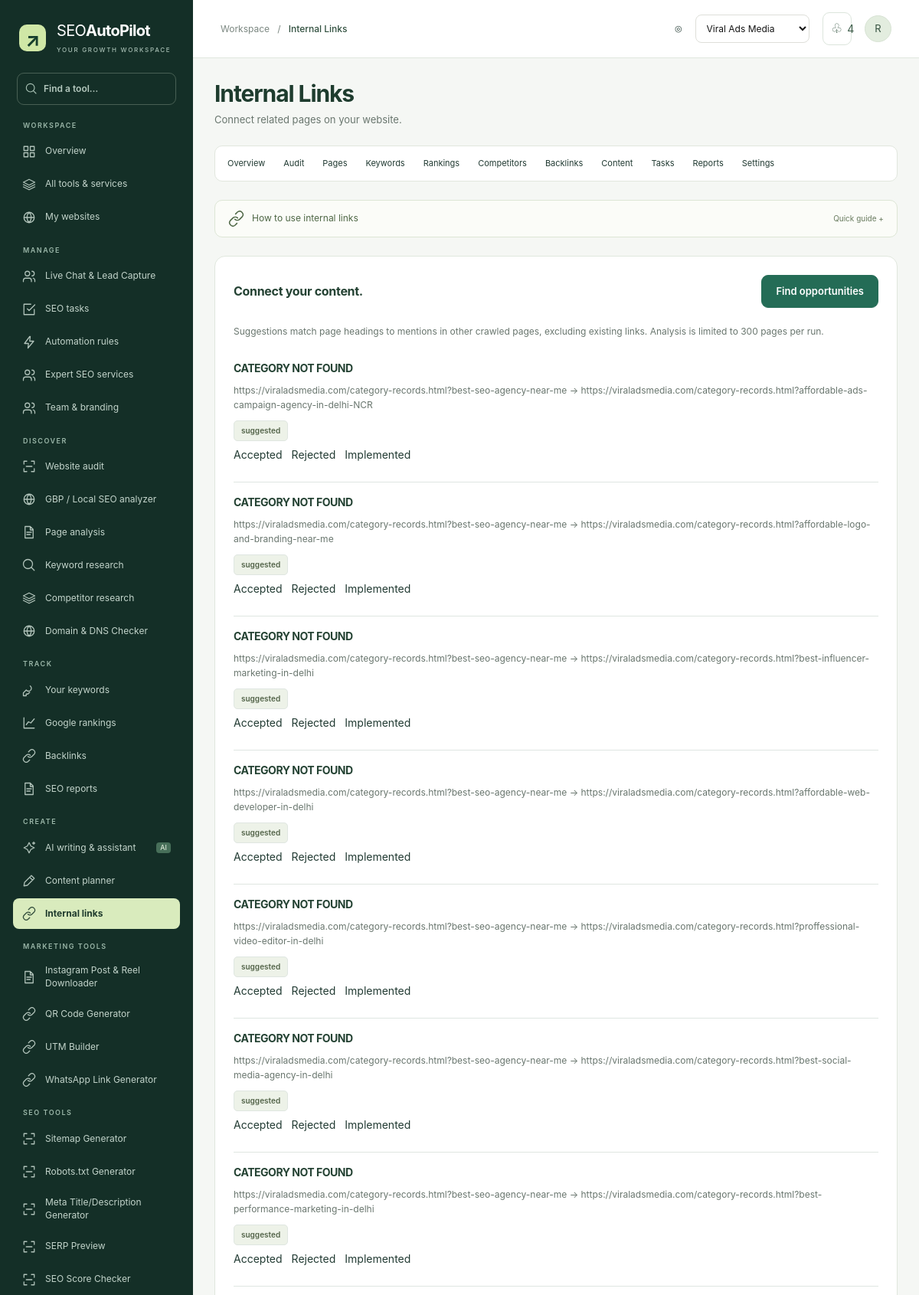
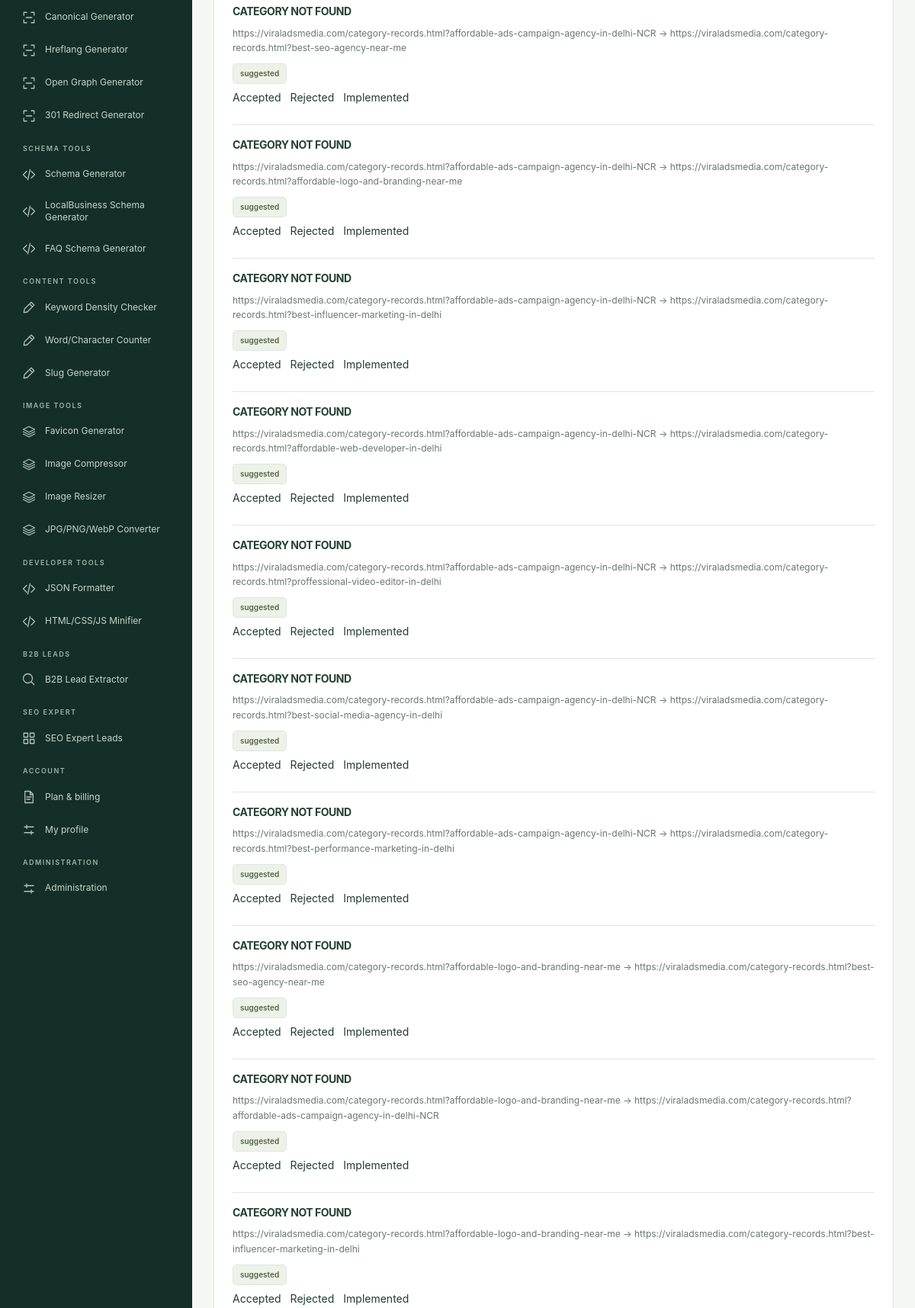
The page /internal-links (signed in, upper part) on the database its author committed (2 pictures, top to bottom).
### tables this page shows
CREATE TABLE `users` (
  `id` int(10) UNSIGNED NOT NULL,
  `name` varchar(120) NOT NULL,
  `email` varchar(190) NOT NULL,
  `password` varchar(255) NOT NULL,
  `role` enum('super_admin','admin','team_member','customer') NOT NULL DEFAULT 'customer',
  `company` varchar(190) DEFAULT '',
  `phone` varchar(40) DEFAULT '',
  `timezone` varchar(60) DEFAULT 'UTC',
  `country` varchar(80) DEFAULT '',
  `active` tinyint(4) NOT NULL DEFAULT 1,
  `verified_at` datetime DEFAULT NULL,
  `notification_email` tinyint(4) NOT NULL DEFAULT 1,
  `created_at` timestamp NOT NULL DEFAULT current_timestamp(),
  `session_version` int(10) UNSIGNED NOT NULL DEFAULT 1
);

CREATE TABLE `internal_link_suggestions` (
  `id` int(10) UNSIGNED NOT NULL,
  `website_id` int(10) UNSIGNED NOT NULL,
  `source_url` varchar(1000) NOT NULL,
  `target_url` varchar(1000) NOT NULL,
  `anchor` varchar(190) NOT NULL,
  `status` enum('suggested','accepted','rejected','implemented') DEFAULT 'suggested',
  `created_at` timestamp NOT NULL DEFAULT current_timestamp()
);

### config/config.example.php (called while the page is built)
<?php
return [
 'DB_HOST'=>'127.0.0.1', 'DB_PORT'=>'3306', 'DB_NAME'=>'seo_autopilot', 'DB_USER'=>'root', 'DB_PASS'=>'',
 'APP_URL'=>'http://localhost/ppso', 'APP_NAME'=>'SEO AutoPilot', 'APP_ENV'=>'production',
 'SMTP_HOST'=>'', 'SMTP_PORT'=>587, 'SMTP_USER'=>'', 'SMTP_PASS'=>'', 'SMTP_FROM'=>'',
 'AI_ENDPOINT'=>'', 'AI_API_KEY'=>'', 'AI_MODEL'=>'',
 'RANKING_ENDPOINT'=>'', 'RANKING_API_KEY'=>'',
 'KEYWORD_ENDPOINT'=>'', 'KEYWORD_API_KEY'=>'', 'BACKLINK_ENDPOINT'=>'', 'BACKLINK_API_KEY'=>'',
 'RAZORPAY_KEY'=>'', 'RAZORPAY_SECRET'=>'', 'RAZORPAY_WEBHOOK_SECRET'=>'',
 'INSTALL_TOKEN'=>'replace-with-a-long-random-string',
];

### config/config.php (called while the page is built, shortened)
<?php
$config = require __DIR__.'/config.example.php';
$private = getenv('SEO_CONFIG_FILE') ?: __DIR__.'/local.php';
return $config;

### includes/bootstrap.php (called while the page is built, shortened)
<?php
$config = require ROOT.'/config/config.php';
require_once __DIR__.'/functions.php';
require_once __DIR__.'/security.php';

### includes/functions.php (called while the page is built, shortened)
<?php
function cfg(string $key): mixed { global $config; return $config[$key] ?? null; }
function base_path(): string { return rtrim(parse_url(cfg('APP_URL'), PHP_URL_PATH) ?: '', '/'); }
function url(string $path = '/'): string { return base_path().'/'.ltrim($path,'/'); }
function e(mixed $value): string { return htmlspecialchars((string)($value ?? ''), ENT_QUOTES | ENT_SUBSTITUTE,'UTF-8'); }
function db(): PDO {
 static $pdo;
 if (!$pdo) $pdo = new PDO('mysql:host='.cfg('DB_HOST').';port='.cfg('DB_PORT').';dbname='.cfg('DB_NAME').';charset=utf8mb4',cfg('DB_USER'),cfg('DB_PASS'),[PDO::ATTR_ERRMODE=>PDO::ERRMODE_EXCEPTION,PDO::ATTR_DEFAULT_FETCH_MODE=>PDO::FETCH_ASSOC,PDO::ATTR_EMULATE_PREPARES=>false]);
 return $pdo;
}
function query(string $sql, array $params = []): PDOStatement { $s=db()->prepare($sql); $s->execute($params); return $s; }
function rows(string $sql,array $params=[]): array { return query($sql,$params)->fetchAll(); }
function row(string $sql,array $params=[]): ?array { return query($sql,$params)->fetch() ?: null; }
function value(string $sql,array $params=[]): mixed { return query($sql,$params)->fetchColumn(); }

### includes/security.php (called while the page is built, shortened)
<?php
function current_user(): ?array { static $loaded=false,$user=null; if (!$loaded) { $loaded=true; if (isset($_SESSION['user_id'])) { $user=row('SELECT * FROM users WHERE id=? AND active=1',[$_SESSION['user_id']]); if($user && ($_SESSION['session_version']??0)!== (int)$user['session_version']){$user=null;unset($_SESSION['user_id']);} } } return $user; }
function require_user(): array { $u=current_user(); if (!$u) { if (str_contains($_SERVER['REQUEST_URI']??'','/api/')) fail('Please sign in.',401); redirect('/login'); } if (isset($_SESSION['last_seen']) && time()-$_SESSION['last_seen']>7200) { session_destroy(); fail('Your session has expired. Sign in again.',401); } $_SESSION['last_seen']=time(); return $u; }
function is_admin(?array $u=null): bool { $u ??=current_user(); return in_array($u['role']??'',['super_admin','admin'],true); }
function website(int $id): array { $u=require_user(); $w=row('SELECT * FROM websites WHERE id=?',[$id]); if (!$w) fail('Website not found.',404); if (!is_admin($u) && $w['user_id']!=$u['id'] && !value('SELECT id FROM team_members WHERE user_id=? AND website_id=?',[$u['id'],$id])) fail('This project is not assigned to you.',403); return $w; }
function websites(): array { $u=require_user(); return is_admin($u)?rows('SELECT * FROM websites ORDER BY id DESC LIMIT 500'):rows('SELECT DISTINCT w.* FROM websites w LEFT JOIN team_members t ON t.website_id=w.id WHERE w.user_id=? OR t.user_id=? ORDER BY w.id DESC LIMIT 500',[$u['id'],$u['id']]); }

### dashboard/tools.php (the view, shortened to what this page needs)
<?php if($section==='ai-assistant'):?>
<?php require ROOT.'/dashboard/ai-writing.php'; ?>
<details class="card assistant-chat"><summary>Ask your SEO assistant &amp; view history<span>Get help with this project’s audit, prioritize fixes, or revisit your saved drafts. Expand to open →</span></summary><div>
<div id="chat"><?php $messages=rows('SELECT m.role,m.content FROM ai_messages m JOIN ai_conversations c ON c.id=m.conversation_id WHERE c.user_id=? AND c.website_id=? ORDER BY m.id DESC LIMIT 20',[$user['id'],$wid]);foreach(array_reverse($messages) as $m):?><div class="chat-message <?=e($m['role'])?>"><?=e($m['content'])?></div><?php endforeach;if(!$messages):?><p class="small">Your saved conversations and writing drafts will appear here.</p><?php endif;?></div>
<form data-api="ai" data-reload="false"><input type="hidden" name="website_id" value="<?=$wid?>"><label>Your question<textarea name="message" maxlength="6000" placeholder="What should I fix first on my website?" required></textarea></label><button class="button">Ask assistant ↗</button></form>
</div></details>
<?php elseif($section==='internal-links'):?>
<div class="card"><div class="card-header"><h3>Connect your content.</h3><button class="button" data-action="find-links" data-website-id="<?=$wid?>">Find opportunities</button></div><p class="small">Suggestions match page headings to mentions in other crawled pages, excluding existing links. Analysis is limited to 300 pages per run.</p><?php $links=rows('SELECT * FROM internal_link_suggestions WHERE website_id=? ORDER BY id DESC LIMIT 100',[$wid]);foreach($links as $link):?><article class="issue"><h3><?=e($link['anchor'])?></h3><p><?=e($link['source_url'])?> → <?=e($link['target_url'])?></p><span class="badge"><?=e($link['status'])?></span><div class="row"><?php foreach(['accepted','rejected','implemented'] as $status):?><button class="text-button" data-action="link-status" data-id="<?=$link['id']?>" data-website-id="<?=$wid?>" data-status="<?=$status?>"><?=ucfirst($status)?></button><?php endforeach;?></div></article><?php endforeach;if(!$links)empty_state('Build useful connections.','Run the analysis after crawling your website.');?></div>
<?php else: fail('Page not found.',404);endif;?>

### dashboard/index.php (shortened to what this page needs)
<?php
$user=require_user();$sites=websites();$wid=(int)($_GET['website_id']??($sites[0]['id']??0));$w=$wid?website($wid):null;
$defs=Modules::definitions();$title=$defs[$section]['title']??ucwords(str_replace('-',' ',$section));
require ROOT.'/includes/header.php';require ROOT.'/includes/sidebar.php';
?><div class="app-main"><header class="app-topbar"><button class="icon-button mobile-toggle" data-toggle-sidebar aria-controls="sidebar" aria-expanded="false" aria-label="Open navigation">☰</button><div class="breadcrumbs">Workspace &nbsp; / &nbsp; <strong><?=e($title)?></strong></div><div class="top-actions"><span>◎</span><select data-website-picker aria-label="Active website"><option value="0">Select a website</option><?php foreach($sites as $site):?><option value="<?=$site['id']?>" <?=$wid===$site['id']?'selected':''?>><?=e($site['name'])?></option><?php endforeach;?></select><a href="<?=url('/notifications')?>" class="icon-button" aria-label="Notifications">♧ <small><?=(int)value('SELECT COUNT(*) FROM notifications WHERE user_id=? AND read_at IS NULL',[$user['id']])?></small></a><a class="avatar" href="<?=url('/profile')?>"><?=e(mb_substr($user['name'],0,1))?></a></div></header><main class="app-content" id="main"><?php require ROOT.'/includes/alerts.php';?><div class="page-heading"><div><h1><?=$section==='dashboard'?'Your SEO overview.':e($title)?></h1><p><?=e($defs[$section]['description']??($section==='dashboard'?'Track your website health, search rankings, and the next tasks to improve them.':(WorkspaceUI::catalog()[$section][2]??'Everything you need for your next step.')))?></p></div><div class="row"><?php if($w && $section==='dashboard'):?><a class="button secondary" href="<?=url('/reports?website_id='.$wid)?>">↓ Export report</a><button class="button" data-action="crawl" data-website-id="<?=$wid?>">ϟ Run audit</button><?php elseif($section==='websites'):?><a class="button" href="#create">+ Add website</a><?php endif;?></div></div>
<?php
$global=['services','websites','profile','billing','notifications','no-api-tools','live-chat'];
if($w && !in_array($section,$global) && $section!=='report') require ROOT.'/dashboard/website-tabs.php';
if(!$w && !in_array($section,$global)){?><div class="welcome-banner"><div><h3>Your next SEO win starts here.</h3><p>Connect your first website to see its health, issues, and opportunities.</p></div><a href="<?=url('/websites#create')?>" class="button">+ Add website</a></div><?php if($section==='dashboard')require ROOT.'/dashboard/overview.php';else empty_state('Connect a website first','Add a website to start using this tool.');}
elseif(isset($defs[$section])){require ROOT.'/dashboard/tool-guide.php';if($section==='human-services')require ROOT.'/dashboard/service-options.php';require ROOT.'/dashboard/module.php';}
else{require ROOT.'/dashboard/tool-guide.php'; $view=ROOT.'/dashboard/'.$section.'.php'; if(is_file($view))require $view;else require ROOT.'/dashboard/tools.php'; }
?></main></div><?php require ROOT.'/includes/footer.php';?>

### assets/css/app.css (style rules this page uses)
:root { --orange:#ff7a00;--orange-soft:#fff1e4;--ink:#151515;--muted:#767873;--line:#e9eae5;--paper:#f7f8f5;--white:#fff;--dark:#0b0b0b;--green:#328467;--radius:14px;--shadow:0 5px 24px #14141404;font-family:Inter,ui-sans-serif,-apple-system,BlinkMacSystemFont,"Segoe UI",sans-serif;color:var(--ink);background:var(--paper);font-synthesis:none }
* { box-sizing:border-box }
body { margin:0;font-size:14px;line-height:1.6 }
button,input,select,textarea { font:inherit }
button { cursor:pointer }
h1,h2,h3,h4,p { margin-top:0 }
h1,h2,h3 { line-height:1.2;letter-spacing:-.035em }
h1 { font-size:34px }
h3 { font-size:17px }
p { color:var(--muted) }
.button { display:inline-flex;align-items:center;justify-content:center;gap:10px;border:1px solid transparent;background:var(--orange);color:#17120c;padding:11px 19px;border-radius:8px;font-weight:650;line-height:1.5;transition:transform .15s,background .15s }
.text-button { background:none;border:0;color:var(--muted);padding:6px 0 }
.muted,.small { color:var(--muted) }
.small { font-size:12px }
.badge { display:inline-flex;align-items:center;border:1px solid var(--line);padding:3px 9px;border-radius:6px;font-size:11px;font-weight:600;background:#f7f8f5 }
.card { background:var(--white);border:1px solid var(--line);border-radius:var(--radius);padding:23px;box-shadow:var(--shadow);min-width:0 }
.card-header { display:flex;justify-content:space-between;align-items:center;gap:12px;margin-bottom:21px }
.card-header h2,.card-header h3 { margin:0 }
.row { display:flex;gap:12px;align-items:center;flex-wrap:wrap }
input,select,textarea { width:100%;border:1px solid #dedfd9;border-radius:8px;background:white;color:var(--ink);padding:10px 12px;min-height:42px }
.avatar { width:32px;height:32px;border-radius:50%;background:#eee8df;display:grid;place-items:center;font-size:13px }
.app-main { margin-left:232px;min-height:100vh }
.app-topbar { height:73px;background:white;border-bottom:1px solid var(--line);padding:0 33px;display:flex;align-items:center;justify-content:space-between;gap:20px }
.breadcrumbs { font-size:11px;color:#94978f }
.breadcrumbs strong { color:#4a4e45;font-weight:500 }
.top-actions { display:flex;align-items:center;gap:17px;font-size:11px }
.top-actions select { font-size:11px;min-height:34px;padding:5px 10px;max-width:220px }
.icon-button { border:1px solid var(--line);background:white;border-radius:8px;padding:6px 10px;font-size:17px }
.app-content { max-width:1560px;margin:0 auto;padding:30px 33px 50px }
.page-heading { display:flex;align-items:center;justify-content:space-between;margin-bottom:27px;gap:20px }
.page-heading h1 { font-size:28px;margin-bottom:7px }
.page-heading p { font-size:12px;margin:0 }
.issue { border-bottom:1px solid var(--line);padding:18px 0 }
.issue h3 { font-size:14px;margin:0 }
.issue p { font-size:12px;margin:10px 0 }

### assets/css/refinements.css (style rules this page uses)
body { font-family:Arial,Helvetica,sans-serif;-webkit-font-smoothing:antialiased }
.card-header { flex-wrap:wrap }
.card-header>* { min-width:0 }
.app-content,.app-main,form { min-width:0 }
.top-actions .icon-button { display:inline-flex;gap:6px;align-items:center;min-height:34px }
p,label,summary { overflow-wrap:anywhere }
.app-main { background:#f5f7fb;min-height:100vh }
.app-content { max-width:1800px;margin:0 auto }
.app-content .card { border-color:#e3e8ef;border-radius:16px;box-shadow:0 3px 16px #18315305 }
.app-content h1 { letter-spacing:-1px;color:#172b46 }
.app-content h2,.app-content h3 { color:#20344d }
.app-content p,.app-content .small,.metric-foot { color:#627187 }
.app-topbar { background:#fff;border-bottom-color:#e3e8ef }
.button { transition:background .15s,box-shadow .15s }

### rows shown on the page
users: name "R"
internal_link_suggestions: anchor "CATEGORY NOT FOUND", source_url "https://viraladsmedia.com/category-records.html?best-seo-agency-near-me", target_url "https://viraladsmedia.com/category-records.html?affordable-ads-campaign-agency-in-delhi-NCR", status "suggested", status "Accepted", status "Rejected", status "Implemented"
internal_link_suggestions: anchor "CATEGORY NOT FOUND", source_url "https://viraladsmedia.com/category-records.html?best-seo-agency-near-me", target_url "https://viraladsmedia.com/category-records.html?affordable-logo-and-branding-near-me", status "suggested", status "Accepted", status "Rejected", status "Implemented"
internal_link_suggestions: anchor "CATEGORY NOT FOUND", source_url "https://viraladsmedia.com/category-records.html?best-seo-agency-near-me", target_url "https://viraladsmedia.com/category-records.html?best-influencer-marketing-in-delhi", status "suggested", status "Accepted", status "Rejected", status "Implemented"
internal_link_suggestions: anchor "CATEGORY NOT FOUND", source_url "https://viraladsmedia.com/category-records.html?best-seo-agency-near-me", target_url "https://viraladsmedia.com/category-records.html?affordable-web-developer-in-delhi", status "suggested", status "Accepted", status "Rejected", status "Implemented"
internal_link_suggestions: anchor "CATEGORY NOT FOUND", source_url "https://viraladsmedia.com/category-records.html?best-seo-agency-near-me", target_url "https://viraladsmedia.com/category-records.html?proffessional-video-editor-in-delhi", status "suggested", status "Accepted", status "Rejected", status "Implemented"
internal_link_suggestions: anchor "CATEGORY NOT FOUND", source_url "https://viraladsmedia.com/category-records.html?best-seo-agency-near-me", target_url "https://viraladsmedia.com/category-records.html?best-social-media-agency-in-delhi", status "suggested", status "Accepted", status "Rejected", status "Implemented"
internal_link_suggestions: anchor "CATEGORY NOT FOUND", source_url "https://viraladsmedia.com/category-records.html?best-seo-agency-near-me", target_url "https://viraladsmedia.com/category-records.html?best-performance-marketing-in-delhi", status "suggested", status "Accepted", status "Rejected", status "Implemented"
internal_link_suggestions: anchor "CATEGORY NOT FOUND", source_url "https://viraladsmedia.com/category-records.html?affordable-ads-campaign-agency-in-delhi-NCR", target_url "https://viraladsmedia.com/category-records.html?best-seo-agency-near-me", status "suggested", status "Accepted", status "Rejected", status "Implemented"
internal_link_suggestions: anchor "CATEGORY NOT FOUND", source_url "https://viraladsmedia.com/category-records.html?affordable-ads-campaign-agency-in-delhi-NCR", target_url "https://viraladsmedia.com/category-records.html?affordable-logo-and-branding-near-me", status "suggested", status "Accepted", status "Rejected", status "Implemented"
internal_link_suggestions: anchor "CATEGORY NOT FOUND", source_url "https://viraladsmedia.com/category-records.html?affordable-ads-campaign-agency-in-delhi-NCR", target_url "https://viraladsmedia.com/category-records.html?best-influencer-marketing-in-delhi", status "suggested", status "Accepted", status "Rejected", status "Implemented"
internal_link_suggestions: anchor "CATEGORY NOT FOUND", source_url "https://viraladsmedia.com/category-records.html?affordable-ads-campaign-agency-in-delhi-NCR", target_url "https://viraladsmedia.com/category-records.html?affordable-web-developer-in-delhi", status "suggested", status "Accepted", status "Rejected", status "Implemented"
internal_link_suggestions: anchor "CATEGORY NOT FOUND", source_url "https://viraladsmedia.com/category-records.html?affordable-ads-campaign-agency-in-delhi-NCR", target_url "https://viraladsmedia.com/category-records.html?proffessional-video-editor-in-delhi", status "suggested", status "Accepted", status "Rejected", status "Implemented"
internal_link_suggestions: anchor "CATEGORY NOT FOUND", source_url "https://viraladsmedia.com/category-records.html?affordable-ads-campaign-agency-in-delhi-NCR", target_url "https://viraladsmedia.com/category-records.html?best-social-media-agency-in-delhi", status "suggested", status "Accepted", status "Rejected", status "Implemented"
internal_link_suggestions: anchor "CATEGORY NOT FOUND", source_url "https://viraladsmedia.com/category-records.html?affordable-ads-campaign-agency-in-delhi-NCR", target_url "https://viraladsmedia.com/category-records.html?best-performance-marketing-in-delhi", status "suggested", status "Accepted", status "Rejected", status "Implemented"
internal_link_suggestions: anchor "CATEGORY NOT FOUND", source_url "https://viraladsmedia.com/category-records.html?affordable-logo-and-branding-near-me", target_url "https://viraladsmedia.com/category-records.html?best-seo-agency-near-me", status "suggested", status "Accepted", status "Rejected", status "Implemented"
internal_link_suggestions: anchor "CATEGORY NOT FOUND", source_url "https://viraladsmedia.com/category-records.html?affordable-logo-and-branding-near-me", target_url "https://viraladsmedia.com/category-records.html?affordable-ads-campaign-agency-in-delhi-NCR", status "suggested", status "Accepted", status "Rejected", status "Implemented"
internal_link_suggestions: anchor "CATEGORY NOT FOUND", source_url "https://viraladsmedia.com/category-records.html?affordable-logo-and-branding-near-me", target_url "https://viraladsmedia.com/category-records.html?best-influencer-marketing-in-delhi", status "suggested", status "Accepted", status "Rejected", status "Implemented"

### other values the page prints
$heading "WORKSPACE"
$label "Overview"
$label "All tools & services"
$label "My websites"
$heading "MANAGE"
$label "Live Chat & Lead Capture"
$label "SEO tasks"
$label "Automation rules"
$label "Expert SEO services"
$label "Team & branding"
$heading "DISCOVER"
$label "Website audit"
$label "GBP / Local SEO analyzer"
$label "Page analysis"
$label "Keyword research"
